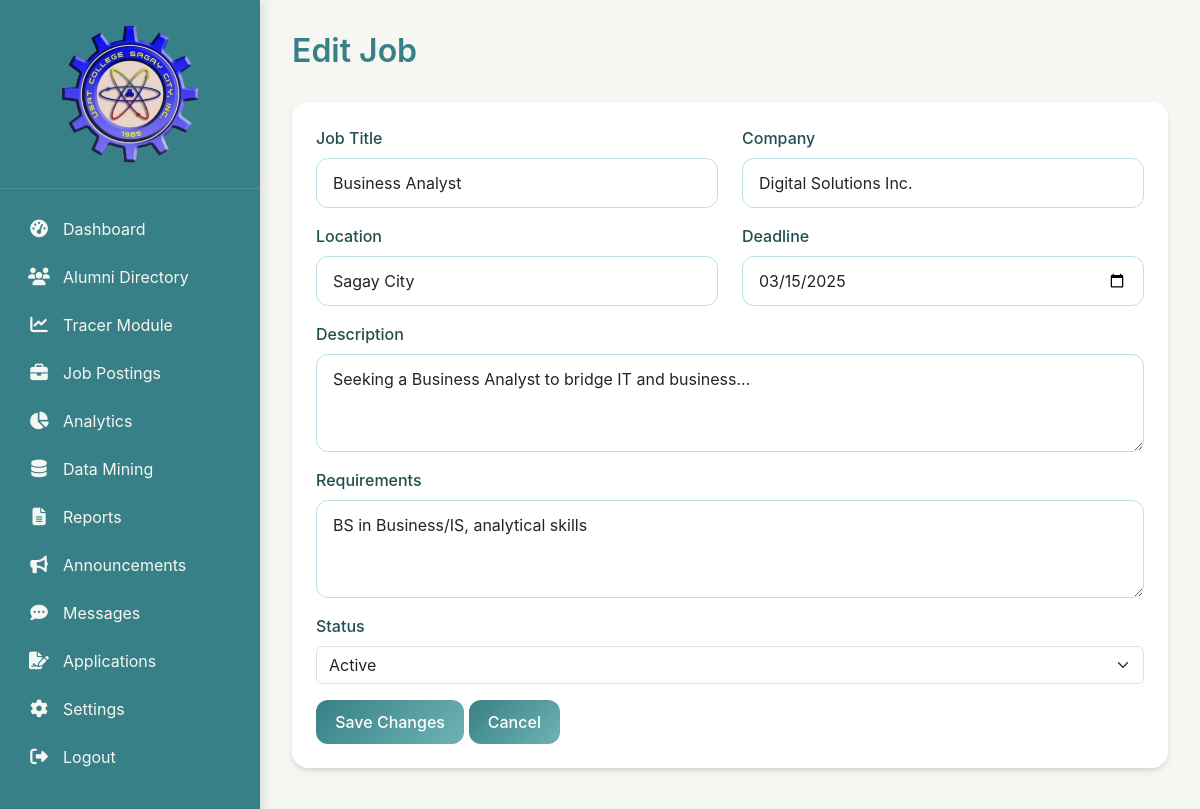
/admin/edit_job.php?id=2 (signed in), run on the app's committed database.
### tables this page shows
CREATE TABLE job_postings (
    id INT AUTO_INCREMENT PRIMARY KEY,
    title VARCHAR(100) NOT NULL,
    company VARCHAR(100) NOT NULL,
    location VARCHAR(100),
    description TEXT,
    requirements TEXT,
    posted_date DATE,
    deadline DATE,
    status ENUM('active','inactive') DEFAULT 'active',
    created_by INT,  
    FOREIGN KEY (created_by) REFERENCES users(id)
);

### admin/edit_job.php (the view, shortened to what this page needs)
<?php
require_once '../includes/admin_header.php';
$id = $_GET['id'] ?? 0;
$job = $pdo->prepare("SELECT * FROM job_postings WHERE id = ?");
$job->execute([$id]);
$job = $job->fetch();
?>
<div class="page-header">
    <h1>Edit Job</h1>
</div>
<div class="card">
    <div class="card-body">
        <form method="post">
            <div class="row">
                <div class="col-md-6 mb-3">
                    <label class="form-label">Job Title</label>
                    <input type="text" name="title" class="form-control" value="<?= htmlspecialchars($job['title']) ?>" required>
                </div>
                <div class="col-md-6 mb-3">
                    <label class="form-label">Company</label>
                    <input type="text" name="company" class="form-control" value="<?= htmlspecialchars($job['company']) ?>" required>
                </div>
            </div>
            <div class="row">
                <div class="col-md-6 mb-3">
                    <label class="form-label">Location</label>
                    <input type="text" name="location" class="form-control" value="<?= htmlspecialchars($job['location']) ?>">
                </div>
                <div class="col-md-6 mb-3">
                    <label class="form-label">Deadline</label>
                    <input type="date" name="deadline" class="form-control" value="<?= $job['deadline'] ?>" required>
                </div>
            </div>
            <div class="mb-3">
                <label class="form-label">Description</label>
                <textarea name="description" class="form-control" rows="3"><?= htmlspecialchars($job['description']) ?></textarea>
            </div>
            <div class="mb-3">
                <label class="form-label">Requirements</label>
                <textarea name="requirements" class="form-control" rows="3"><?= htmlspecialchars($job['requirements']) ?></textarea>
            </div>
            <div class="mb-3">
                <label class="form-label">Status</label>
                <select name="status" class="form-select">
                    <option value="active" <?= $job['status']=='active'?'selected':'' ?>>Active</option>
                </select>
            </div>
            <button type="submit" class="btn btn-primary">Save Changes</button>
            <a href="job_postings.php" class="btn btn-secondary">Cancel</a>
        </form>
    </div>
</div>
<?php include '../includes/footer.php'; ?>

### assets/css/style.css (style rules this page uses)
:root { --primary: #388087; --primary-light: #6FB3B3; --primary-dark: #2a6b6b; --accent: #6FB3B3; --accent-light: #BADFE7; --accent-dark: #388087; --success: #C2EDCE; --warning: #BADFE7; --danger: #388087; --info: #BADFE7; --dark: #1f4f4f; --light: #F6F6F2; --gray: #88a8a8; --border: #BADFE7; --sidebar-bg: #388087; --sidebar-text: #F6F6F2; --sidebar-hover: #6FB3B3; --card-bg: #FFFFFF; --body-bg: #F6F6F2; }
* { margin: 0; padding: 0; box-sizing: border-box; }
body { background-color: var(--body-bg); font-family: 'Inter', -apple-system, BlinkMacSystemFont, 'Segoe UI', Roboto, sans-serif; line-height: 1.5; color: var(--dark); }
.page-header { display: flex; justify-content: space-between; align-items: center; margin-bottom: 2rem; }
.page-header h1 { font-size: 2rem; font-weight: 600; color: var(--primary); margin: 0; }
.card { background: var(--card-bg); border: none; border-radius: 1rem; box-shadow: 0 4px 6px -1px rgba(0,0,0,0.1), 0 2px 4px -1px rgba(0,0,0,0.06); transition: transform 0.2s, box-shadow 0.2s; margin-bottom: 1.5rem; overflow: hidden; }
.card-body { padding: 1.5rem; }
.btn { display: inline-flex; align-items: center; gap: 0.5rem; padding: 0.6rem 1.2rem; border-radius: 0.75rem; font-weight: 500; border: none; cursor: pointer; transition: all 0.2s; text-decoration: none; }
.btn-primary { background: linear-gradient(135deg, var(--primary), var(--primary-light)); color: white; }
.btn-secondary { background: linear-gradient(135deg, var(--accent-dark), var(--accent)); color: white; }
.form-label { display: block; margin-bottom: 0.5rem; font-weight: 500; color: var(--dark); }
.form-control { width: 100%; padding: 0.75rem 1rem; border: 1px solid var(--border); border-radius: 0.75rem; font-size: 1rem; transition: border-color 0.2s, box-shadow 0.2s; }

### data on the page
job_postings: title "Business Analyst", company "Digital Solutions Inc.", location "Sagay City", deadline "03/15/2025", description "Seeking a Business Analyst to bridge IT and business...", requirements "BS in Business/IS, analytical skills", status "Active"
